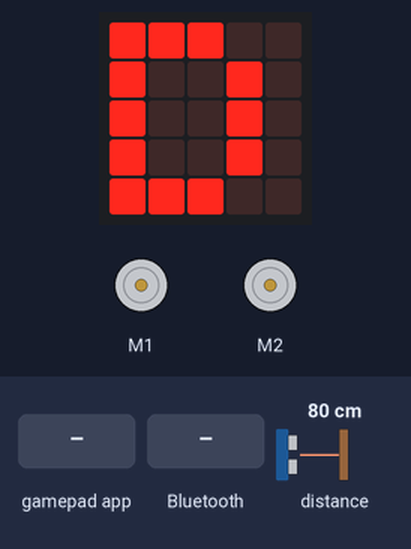
The program below on a simulated BBC micro:bit (MakeCode). On the bench: the board's 5×5 LED display, 2 × DC motor (green arrow = forward, orange = backward, longer = faster). The inputs (shaded band) are chosen by the test bench; at power-on: distance to the obstacle 80 cm.

Above: at 1.6 s.
1.7 s: gamepad app sends 1_DOWN
At 3.0 s:
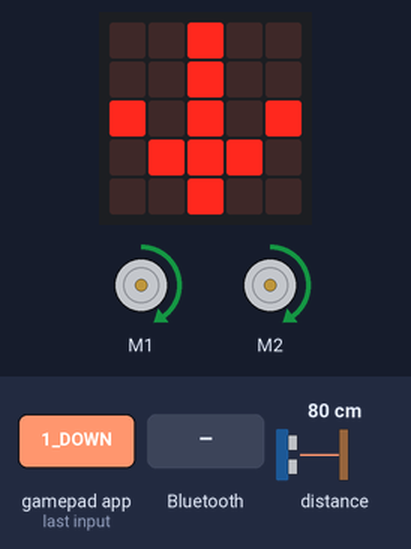
3.5 s: gamepad app sends 2_DOWN
At 5.2 s:
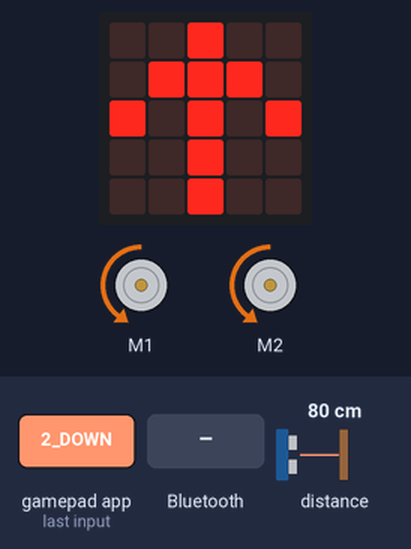
5.5 s: gamepad app sends 3_DOWN
At 6.7 s:
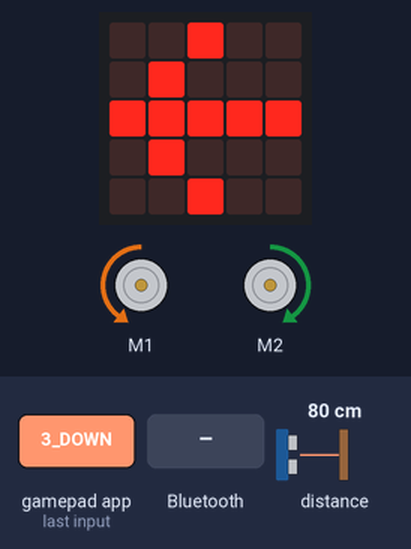
7.6 s: a phone connects over Bluetooth
At 8.6 s:
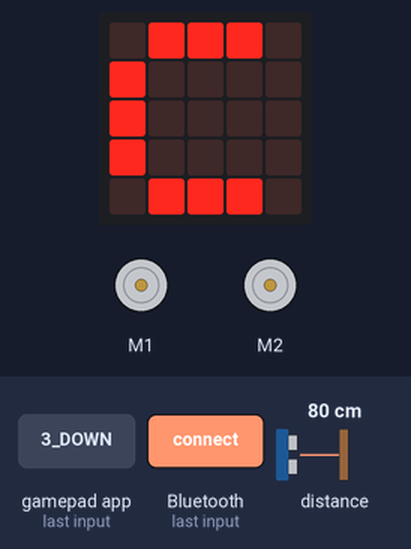
10.3 s: gamepad app sends 4_DOWN
At 11.3 s:
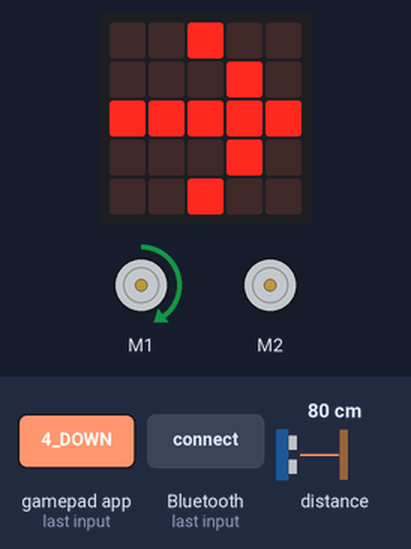
12.3 s: gamepad app sends A_DOWN
At 13.3 s:
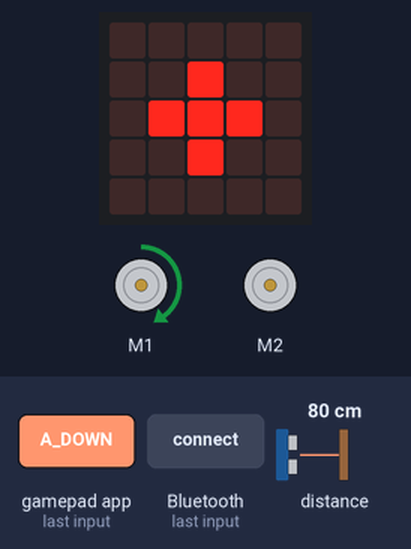
Timing chart, 0 to 15.3 s (numbered marks = the images above; inputs shaded):
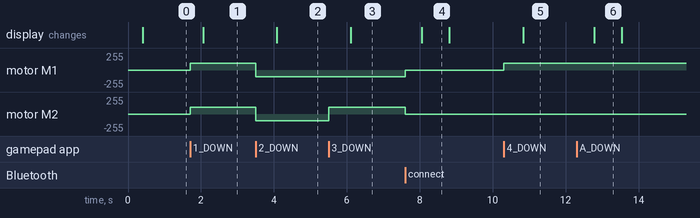

Measured:
- after the input at 1.7 s, motor M1, motor M2: stopped → forward 100/255 at once; the display: changes after 0.36 s (image 1)
- after the input at 3.5 s, motor M1, motor M2: forward 100/255 → backward 100/255 at once; the display: changes after 0.58 s (image 2)
- after the input at 5.5 s, motor M2: backward 100/255 → forward 100/255 at once; the display: changes after 0.61 s (image 3)
- after the input at 7.6 s, motor M1: backward 100/255 → stopped at once; motor M2: forward 100/255 → stopped at once; the display: changes after 0.46 s (image 4)
- after the input at 10.3 s, motor M1: stopped → forward 100/255 at once; the display: changes after 0.54 s (image 5)
- after the input at 12.3 s, the display: changes after 0.49 s (image 6)
- what the display in image 4 shows lasts 0.7 s, from 8.1 s to 8.8 s

The program:

main.ts
```typescript
// Project Settings:
// Project Name: Macqueen_US
//
// No Pairing Required: Anyone can connect via Bluetooth.
//
// Extensions:
// Maqueen
// Bluetooth
bluetooth.onBluetoothConnected(function () {
    maqueen.motorStop(maqueen.Motors.All)
    speedValue = speedValue
    runningState = 1
    basic.showString("C")
})
bluetooth.onBluetoothDisconnected(function () {
    maqueen.motorStop(maqueen.Motors.All)
    runningState = 0
    basic.showString("D")

})
control.onEvent(EventBusSource.MES_DPAD_CONTROLLER_ID, EventBusValue.MICROBIT_EVT_ANY, function () {
    if (control.eventValue() == EventBusValue.MES_DPAD_BUTTON_1_DOWN) {
        direction = 1
        if (obstacle == 0) {
            maqueen.motorRun(maqueen.Motors.All, maqueen.Dir.CW, speedValue)
        } else {
            maqueen.motorStop(maqueen.Motors.All)
        }
    } else if (control.eventValue() == EventBusValue.MES_DPAD_BUTTON_1_UP) {
        direction = 0
        maqueen.motorStop(maqueen.Motors.All)
    } else if (control.eventValue() == EventBusValue.MES_DPAD_BUTTON_2_DOWN) {
        direction = 2
        maqueen.motorRun(maqueen.Motors.All, maqueen.Dir.CCW, speedValue)
    } else if (control.eventValue() == EventBusValue.MES_DPAD_BUTTON_2_UP) {
        direction = 0
        maqueen.motorStop(maqueen.Motors.All)
    } else if (control.eventValue() == EventBusValue.MES_DPAD_BUTTON_3_DOWN) {
        direction = 3
        maqueen.motorRun(maqueen.Motors.M2, maqueen.Dir.CW, speedValue)
    } else if (control.eventValue() == EventBusValue.MES_DPAD_BUTTON_3_UP) {
        direction = 0
        maqueen.motorStop(maqueen.Motors.All)
    } else if (control.eventValue() == EventBusValue.MES_DPAD_BUTTON_4_DOWN) {
        direction = 4
        maqueen.motorRun(maqueen.Motors.M1, maqueen.Dir.CW, speedValue)
    } else if (control.eventValue() == EventBusValue.MES_DPAD_BUTTON_4_UP) {
        direction = 0
        maqueen.motorStop(maqueen.Motors.All)
    } else if (control.eventValue() == EventBusValue.MES_DPAD_BUTTON_A_DOWN) {
        basic.showString("+")
        if (speedValue < maxSpeed - speedIncrement) {
            speedValue += speedIncrement
        } else {
            speedValue = maxSpeed
        }
    } else if (control.eventValue() == EventBusValue.MES_DPAD_BUTTON_A_UP) {

    } else if (control.eventValue() == EventBusValue.MES_DPAD_BUTTON_B_DOWN) {
        basic.showString("-")
        if (speedValue > speedIncrement - 1) {
            speedValue += 0 - speedIncrement
        } else {
            speedValue = 0
        }
    } else if (control.eventValue() == EventBusValue.MES_DPAD_BUTTON_B_UP) {

    } else if (control.eventValue() == EventBusValue.MES_DPAD_BUTTON_C_DOWN) {
        basic.showString("0")
        speedValue = 0
    } else if (control.eventValue() == EventBusValue.MES_DPAD_BUTTON_C_UP) {

    } else if (control.eventValue() == EventBusValue.MES_DPAD_BUTTON_D_DOWN) {
        basic.showString("!")
        speedValue = maxSpeed
    } else if (control.eventValue() == EventBusValue.MES_DPAD_BUTTON_D_UP) {

    }
})
/**
 * On Start
 */
let distance = 0
let direction = 0
let runningState = 0
let obstacle = 0
let speedIncrement = 0
let speedValue = 0
let maxSpeed = 0
maxSpeed = 200
speedValue = 100
speedIncrement = 25
obstacle = 0
runningState = 0
basic.showLeds(`
    . . . . .
    . . . . #
    . . . # .
    # . # . .
    . # . . .
    `)
maqueen.motorStop(maqueen.Motors.All)
// Obstacle Detection and Handling
basic.forever(function () {
    distance = maqueen.Ultrasonic(PingUnit.Centimeters)
    if (distance < 6) {
        obstacle = 1
    }
    if (distance > 8) {
        obstacle = 0
    }

    if (direction == 0) {
        if (runningState == 0) {
            basic.showString("D")
        }
        else if (runningState == 1) {
            basic.showString("C")
        }
    } else if (direction == 1) {
        if (obstacle == 1) {
            maqueen.motorStop(maqueen.Motors.All)
            basic.showIcon(IconNames.SmallSquare)
        } else {
            basic.showArrow(ArrowNames.South)
        }
    } else if (direction == 2) {
        basic.showArrow(ArrowNames.North)
    } else if (direction == 3) {
        basic.showArrow(ArrowNames.West)
    } else if (direction == 4) {
        basic.showArrow(ArrowNames.East)
    }
    basic.pause(50)
})
```

test.ts
```typescript
// Hier kann man Tests durchführen; diese Datei wird nicht kompiliert, wenn dieses Paket als Erweiterung verwendet wird.
```
